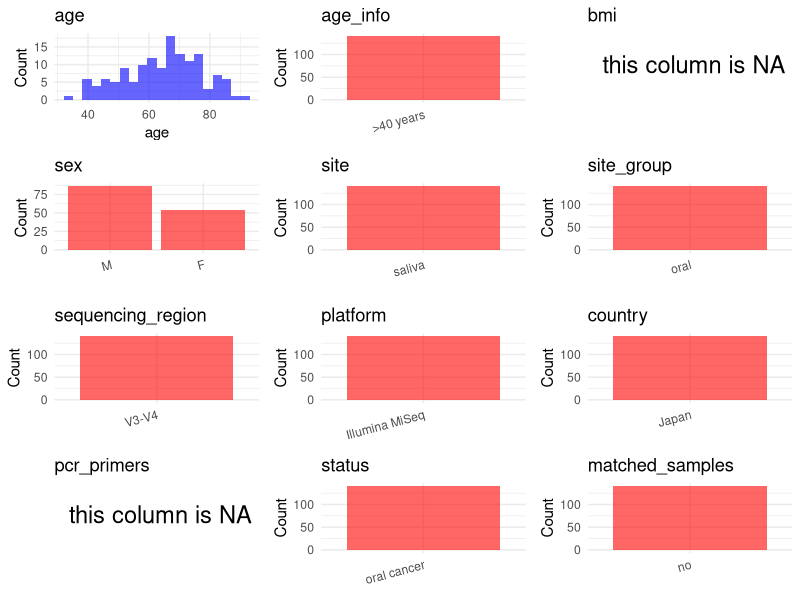

Reproduce this figure in R. (Note: this script raises an error after producing the figure.)
## ---- chunk 1
# Load libraries
library(dplyr)
library(ggplot2)
library(cowplot)

# (1) Setting working directory
# EDIT HERE: change project_id for each study
project_id <- "PRJNA525734"

base_dir <- "/beegfs/huangxiaochang/global_oral/global-oral-microbiome/data/projects/"
setwd(file.path(base_dir, project_id))

# (2) Loading raw SRA metadata file
sra_file <- "SraRunTable.csv"
initial_meta <- read.csv("SraRunTable.csv", header = TRUE)

# (3) OPTIONAL: If extra metadata (e.g., Table.x or supplemental materials) are available from the article, you may need to merge the file with initial_meta manually. Below is example code for merging. Depending on the specific case of each study, you can customize the code as needed.
# supp_table <- read.csv("supplemental_table.csv", header = TRUE)
# initial_meta <- left_join(initial_meta, supp_table, by = merge_col_name)
## ---- chunk 2
# (1) Read the article in the following order: abstract, the beginning of the results section, and the methods. Understand the sample size, experimental design, and disease group overview. Clarify the sampling sites; for oral and gut samples, specify the exact sites like supragingival plaque, tongue, etc.

# (2) IMPORTANT: MUST go through each column of initial_meta
# head(initial_meta, 10)

# IMPORTANT: Check the unique values in the column of interest or query column.
# lapply(initial_meta[c('body_habitat', 'body_product', 'body_site')], table) # site
# table(initial_meta$host_subject_id) # subject id
# table(initial_meta$platform..exp.) # output is Illumina
# table(initial_meta$target_subfragment..exp.)
## ---- chunk 3
# (1) EDIT HERE: Parameter setup
# NOTE: This project has no lab control samples (blanks/positives) or non-human samples. Leave keywords empty to skip filtering.
control_column <- NA   # column name in initial_meta
# unique(initial_meta[[control_column]])  # uncomment to explore
control_keywords <- c()     # Enter exact keywords

species_column <- NA          # column name in initial_meta
# unique(initial_meta[[species_column]])  # uncomment to explore
non_human_keywords <- c()            # Enter exact keywords


# (2) Remove controls and non-human samples. DO NOT need to modify code in this part, just run it.
n_samples <- nrow(initial_meta)
# Control evaluation
if (length(control_keywords) > 0) {
  if (is.null(control_column) || control_column == "") {
    stop("Error: control_keywords provided but control_column is missing.")
  }

  if (!(control_column %in% colnames(initial_meta))) {
    stop(sprintf("Error: Column '%s' not found in initial_meta.", control_column))
  }

  control_pattern <- paste(control_keywords, collapse = "|")
  control_text <- initial_meta[[control_column]]
  is_control <- grepl(control_pattern, control_text)

} else {
  is_control <- rep(FALSE, n_samples)
}

# Non-human evaluation
if (length(non_human_keywords) > 0) {
  if (is.null(species_column) || species_column == "") {
    stop("Error: non_human_keywords provided but species_column is missing.")
  }

  if (!(species_column %in% colnames(initial_meta))) {
    stop(sprintf("Error: Column '%s' not found in initial_meta.", control_column))
  }

  non_human_pattern <- paste(non_human_keywords, collapse = "|")
  species_text <- initial_meta[[species_column]]
  is_non_human <- grepl(non_human_pattern, species_text)
} else {
  is_non_human <- rep(FALSE, n_samples)
}

# Execute removal
samples_to_remove <- is_control | is_non_human
initial_meta <- initial_meta[!samples_to_remove, ]

cat("Initial samples counts:",n_samples,"\n")
cat("Removed control samples:", sum(is_control), "\n")
cat("Removed non-human samples:", sum(is_non_human), "\n")
cat("Total samples removed ", sum(samples_to_remove), "\n")
cat("Remaining samples after Step 2:", nrow(initial_meta), "\n")
## ---- chunk 4
# Extract columns from initial_meta as follows:
# (1) No modification needed → extract directly.
# (2) Modification needed → create a column start with 'raw_' and mark the target column as "pending".
# (3) Need to find or determine based on the article.

metadata <- data.frame(
  bioproject = initial_meta$BioProject,
  sample_id = initial_meta$Run,
  subject_id = initial_meta$SampleID,
  age = initial_meta$AGE,
  age_info = ">40 years",
  bmi = NA,
  raw_sex = initial_meta$sex,
  sex = "pending",
  sequencing_region = "V3-V4",
  platform = initial_meta$Instrument,
  country = initial_meta$geo_loc_name_country,
  raw_site = NA,
  site = "saliva",
  site_group = "pending",
  public_time = initial_meta$ReleaseDate,
  pcr_primers = NA,
  title = NA,
  disease_study = NA,
  status = NA,
  matched_samples = "pending",
  is_time_series = "no",
  stringsAsFactors = FALSE
)

metadata$public_time <- as.Date(metadata$public_time)
## ---- chunk 5
# (1) Handle the columns with the `raw_` prefix.
# IMPORTANT: Add comments if the modification is not straightforward!!
# Convert raw_sex to standard F/M encoding
# SRA raw_sex values: female/male
metadata <- metadata %>%
  mutate(sex = case_when(
    tolower(raw_sex) %in% c("female", "f") ~ "F",
    tolower(raw_sex) %in% c("male", "m") ~ "M",
    TRUE ~ NA_character_
  ))

metadata$title <- "Analysis of oral microbiota in Japanese oral cancer patients using 16S rRNA sequencing"
metadata$disease_study <- "yes"
metadata$site <- "saliva"
metadata$status <- "oral cancer"

## ---- chunk 6
# (2) Filling the 'site_group' and 'matched_samples' columns
# editing site_group
unique(metadata$site)
# EDIT HERE: add oral sites
Oral_site = c("saliva", "mouth", "tongue coating", "supragingival plaque", "subgingival plaque", "oral swab", "denture", "tooth", "abscess pus", "adjacent periodontal pocket", "patient healthy crevice", "healthy control crevice", "gingival crevicular fluid", "subgingival plaque")
# EDIT HERE: add gut sites
Gut_site = c("feces", "stool")
# just run
metadata <- metadata %>%
  mutate(site_group = case_when(
    site %in% Oral_site ~ "oral",
    site %in% Gut_site ~ "gut",
    TRUE ~ "other"
  ))

# editing matched_samples, just run.
metadata$matched_samples <- ifelse(
  ave(metadata$subject_id, metadata$subject_id, FUN = length) > 1,
  "yes",
  "no"
)
## ---- chunk 7
# (3) check if there is pending value in metadata. If there is pending value, go on modify the metadata.
# Function to check if a column contains "pending"
has_pending <- function(col) {
  if (is.character(col) || is.factor(col)) {
    any(col == "pending", na.rm = TRUE)
  } else {
    FALSE
  }
}

# Check for any pending value
any_pending_value <- any(sapply(metadata, has_pending))

if (!any_pending_value) {
  message("Good! No cell contains the value 'pending'.")
} else {
  pending_cols <- names(metadata)[sapply(metadata, has_pending)]
  message("Columns containing 'pending': ", paste(pending_cols, collapse = ", "))
  message("Please continue to resolve these pending columns!")
}
## ---- chunk 8
# Select columns for visualization, just run
plot_data <- metadata %>%
  select(-bioproject, -sample_id, -subject_id, -title)

create_simple_plots <- function(data) {
  plots <- list()
  continuous_vars <- c("age", "bmi")

  for (col in colnames(data)) {
    if (all(is.na(data[[col]]))) {
      p <- ggplot() +
        annotate("text", x = 0.5, y = 0.5, label = "this column is NA", size = 6) +
        labs(title = col) +
        theme_void()
    } else if (col %in% continuous_vars && is.numeric(data[[col]])) {
      p <- ggplot(data, aes(x = .data[[col]])) +
        geom_histogram(fill = "blue", alpha = 0.6, bins = 20, na.rm = TRUE) +
        labs(title = col, x = col, y = "Count") +
        theme_minimal()
    } else {
      count_data <- as.data.frame(table(data[[col]], useNA = "ifany"))
      p <- ggplot(count_data, aes(x = reorder(Var1, -Freq), y = Freq)) +
        geom_col(fill = "red", alpha = 0.6) +
        labs(title = col, x = NULL, y = "Count") +
        theme_minimal() +
        theme(axis.text.x = element_text(angle = 15, hjust = 1))
    }
    plots[[col]] <- p
  }

  return(plots)
}

# Generate and arrange plots
plots <- create_simple_plots(plot_data)
p <- plot_grid(plots$age,
               plots$age_info,
               plots$bmi,
               plots$sex,
               plots$site,
               plots$site_group,
               plots$sequencing_region,
               plots$platform,
               plots$country,
               plots$pcr_primers,
               plots$status,
               plots$matched_samples,
               ncol = 3, align = "hv", axis = "lb")
ggsave("Metadata_Summary.png", plot = p, width = 8, height = 6, dpi = 150)
## ---- chunk 9
# Insert Metadata_Summary.png into the current Rmd output
knitr::include_graphics("Metadata_Summary.png")
## ---- chunk 10
# Reorder the data frame
fixed_cols <- c("bioproject", "sample_id", "subject_id", "age", "age_info",
                "bmi", "sex", "platform", "sequencing_region", "pcr_primers",
                "country", "site", "site_group", "disease_study", "status",
                "title", "public_time", "matched_samples", "is_time_series")
metadata <- metadata %>%
  select(all_of(fixed_cols), everything())

# save metadata
# head(metadata)
write.csv(metadata, file = "metadata_v2.csv", quote = TRUE, row.names = FALSE)
